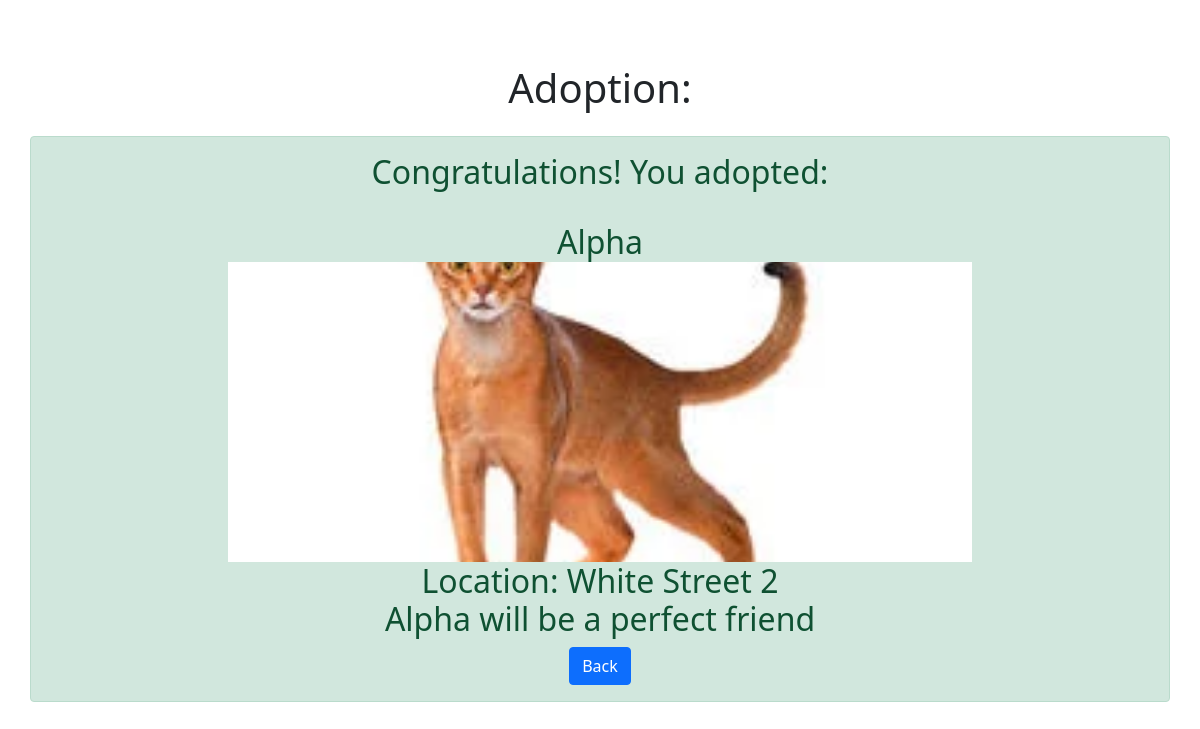
The app's page /a_adopt.php?id=1 (signed in) with its own data.
### tables this page shows
CREATE TABLE `animals` (
  `id` int(11) NOT NULL,
  `name` varchar(30) NOT NULL,
  `picture` varchar(255) DEFAULT NULL,
  `breed` varchar(30) NOT NULL,
  `age` int(11) NOT NULL,
  `type` varchar(30) NOT NULL,
  `description` varchar(30) NOT NULL,
  `character` varchar(30) NOT NULL,
  `location` varchar(30) NOT NULL,
  `status` enum('available','adopted') DEFAULT 'available'
);

### a_adopt.php (the view, shortened to what this page needs)
<?php
include_once 'components/db_connect.php';
if ($_GET['id']) {
    $id = $_GET['id'];
    $sql = "SELECT * FROM animals  WHERE id = {$id}";
    $result = mysqli_query($connect, $sql);
    if (mysqli_num_rows($result) == 1) {
        $data = mysqli_fetch_assoc($result);
        $animal_id = $data['id'];
        $location = $data['location'];
        $name= $data['name'];
        $picture = $data['picture'];
    } else {
        header("location: error.php");
    }
} else {
    header("location: error.php");
}
$user_id = $_SESSION['user'];
$query = "INSERT INTO adoption (fk_pet_id, fk_user_id, adopt_date) VALUES ('$animal_id','$user_id', CURDATE())";
    if (mysqli_query($connect, $query) === true) {
        $query2 = "UPDATE `animals` SET `status` = 'adopted' WHERE `animals`.`id` = '$animal_id'";
        if (mysqli_query($connect, $query2) === true){
            $class = "success";
            $message = "<h2>Congratulations! You adopted: </h2><br>";
            $body =$name . "<img style='width:100%; height:300px; object-fit: cover;' src='animals/pictures/$picture'>" ."Location: " . $location . "<br>".$name ." will be a perfect friend"  ;
        }
        else {
            $class = "danger";
            $tags = '';
            $message = "The pet was not adopted due to: <br>" . $connect->error;
        }
    } else {
        $class = "danger";
        $tags = '';
        $message = "The pet was not adopted due to: <br>" . $connect->error;
    }
?>
<!DOCTYPE html>
<html lang="en">
<head>
    <?php require_once 'components/boot.php' ?>
    <link rel="stylesheet" href="style.css">
</head>
<body>
    <div class="container text-center">
        <div class="row justify-content-evenly py-5">
            <div class="d-flex flex-column align-items-center mt-3 mb-3">
                <h1>Adoption:</h1>
            </div>
            <div class="alert alert-<?=$class;?> d-flex flex-column align-items-center" role="alert">
                <?=$message;?>
                <h2><?=$body;?></h2>
                <a href='home.php' class="btn btn-primary">Back</a>
            </div>
        </div>
    </div>
</body>
</html>

### records on screen
animals: name "Alpha", picture (picture), location "White Street 2"
